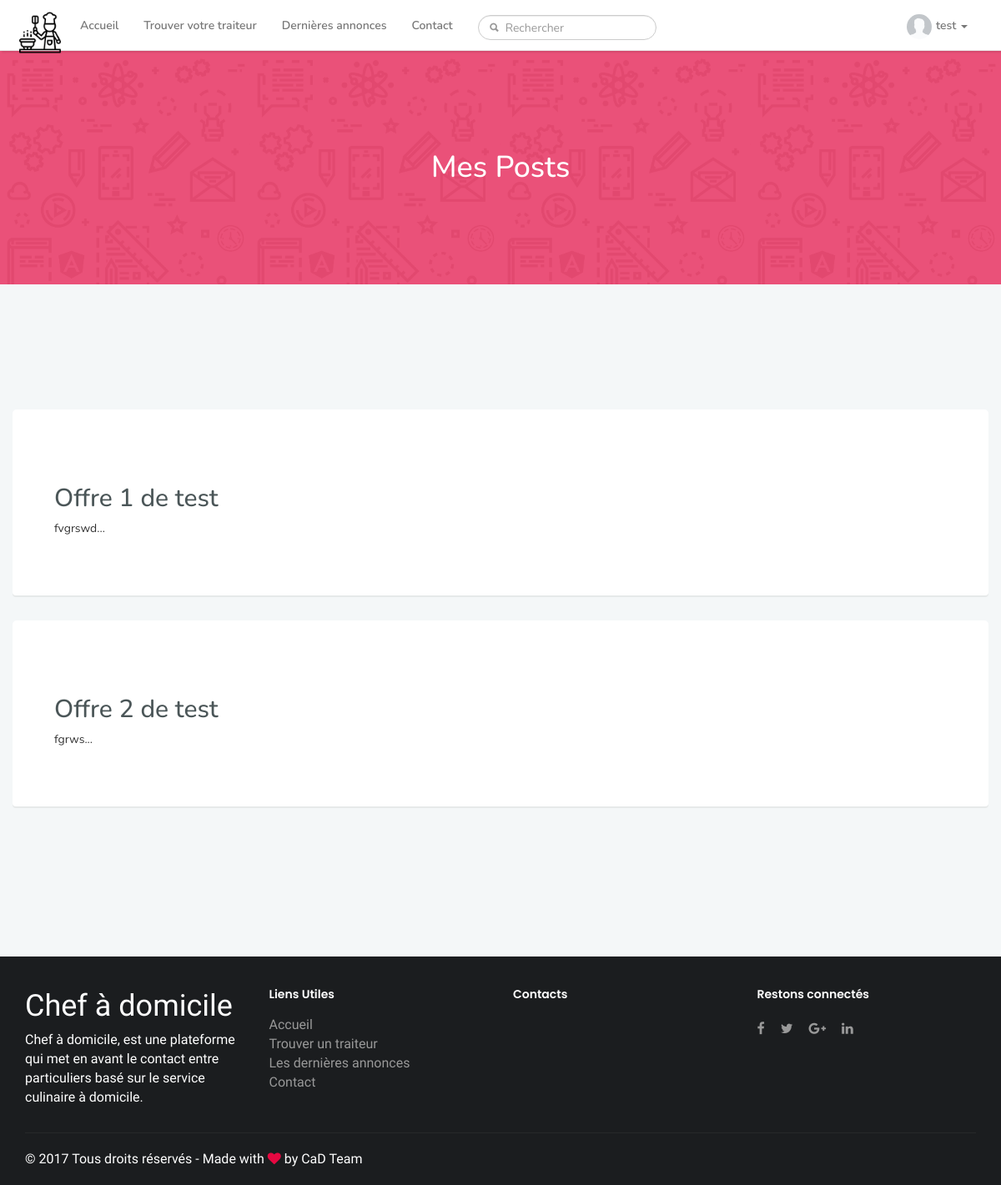
Page /posts.php?id=1 (signed in) on the committed database.
### tables this page shows
CREATE TABLE IF NOT EXISTS `users` (
  `id` int(11) NOT NULL AUTO_INCREMENT,
  `firstname` varchar(255) NOT NULL,
  `lastname` varchar(255) NOT NULL,
  `username` varchar(255) NOT NULL,
  `bio` varchar(255) DEFAULT NULL,
  `birthday` date DEFAULT NULL,
  `email` varchar(255) NOT NULL,
  `password` varchar(255) NOT NULL,
  `profile_picture` text NOT NULL,
  `level` int(1) DEFAULT NULL,
  `creation_date` datetime NOT NULL,
  `last_connection` datetime DEFAULT NULL,
  PRIMARY KEY (`id`)
);

CREATE TABLE IF NOT EXISTS `memo` (
  `id` int(11) NOT NULL AUTO_INCREMENT,
  `content` longtext NOT NULL,
  `pays` varchar(255) NOT NULL,
  `creation_date` datetime NOT NULL,
  `modification_date` datetime DEFAULT NULL,
  `id_user` int(11) NOT NULL,
  `title` varchar(255) NOT NULL,
  PRIMARY KEY (`id`)
);

### posts.php (the view, shortened to what this page needs)
<?php
require_once("includes/init.php");
require_once("includes/header.php");
function limit_words($string, $word_limit)
{
    $words = explode(" ",$string);
    return implode(" ",array_splice($words,0,$word_limit))."...";
}
if (isset($_GET['id'])) {
    $id_connected = $_SESSION['id'];
    if ($id_user = $id_connected) {
        $get_post = $dbh->prepare('SELECT * FROM memo WHERE memo.id_user = :id_user');
        $get_post->execute(
            array(
                'id_user' => $id_user
            )
        );
        $post = $get_post->fetchAll();
        ?>
        <div class="hr-title">
            <h1 class="page-title">Mes Posts</h1>
        </div>
        <div class="container standard">
            <div class="row">
                <?php if (count($post)>0) {
                    foreach ($post as $item) {
                        ?>
                        <div class="post">
                            <h2 class="title">
                                <a href="offre.php?id=<?= $item[0] ?>&profil=Y"><?= $item['title']; ?></a>
                            </h2>
                            <p class="content"><?= limit_words(strip_tags(htmlspecialchars_decode($item['content'])), 40); ?></p>
                        </div>
                        <?php
                    }
                }
                ?>
            </div>
        </div>
        <?php
    } else {
        header("Location: index.php");
    }
} else {
    header("Location: index.php");
}
require_once("includes/footer.php");
?>

### includes/header.php (shortened to what this page needs)
<!DOCTYPE html>
<html lang="en">
<head>
    <link rel="stylesheet" href="https://maxcdn.bootstrapcdn.com/font-awesome/4.7.0/css/font-awesome.min.css">
    <link rel="stylesheet" href="https://maxcdn.bootstrapcdn.com/bootstrap/3.3.7/css/bootstrap.min.css">
    <link rel="stylesheet" href="assets/css/main.css">
    <link rel="stylesheet" href="assets/font_icons/icon_sets.css">
    <link rel="stylesheet" href="jVectorMap/jquery-jvectormap-2.0.3.css" type="text/css" media="screen"/>
</head>
<body class="colored">
<main class="main">
    <nav class="navbar navbar-default navbar-custom navbar-static-top">
        <div class="container">
            <a class="navbar-brand" href="index.php"><img src="assets/icons/people.png" style="width: 50px;"></a>
            <div id="navbar" class="navbar-collapse collapse">
                <ul class="nav navbar-nav">
                    <li><a href="index.php">Accueil</a></li>
                    <li><a href="carte.php">Trouver votre traiteur</a></li>
                    <li><a href="latest_posts.php">Dernières annonces</a></li>
                    <li><a href="contact.php">Contact</a></li>
                    <li class="search-nav">
                        <div class="navbar-form navbar-left" role="search">
                            <div class="input-group">
                                <input id="search-input" type="text" class="form-control search-form" name="search-input" placeholder="Rechercher">
                            </div>
                        </div>
                    </li>
                </ul>
                <?php
                if (isset($_SESSION) && isset($_SESSION['connected'])) :
                    $req = $dbh->query("select * FROM users WHERE id = '".$_SESSION["id"]."'");
                    $data = $req->fetch();
                    $user_image = $data['profile_picture'];
                    ?>
                    <ul class="nav navbar-nav navbar-right">
                        <li class="dropdown">
                            <a href="#" class="dropdown-toggle" data-toggle="dropdown" role="button" aria-haspopup="true" aria-expanded="false"><img src="<?= $user_image;?>" class="avatar-icon img-circle"><?=$data['username'];?>
                                <span class="caret"></span></a>
                        </li>
                    </ul>
                <?php endif;?>
            </div>
        </div>
    </nav>

### assets/css/main.css (style rules this page uses)
body { font-family: 'Nunito', sans-serif; }
body.colored { background: #f4f7f8; }
main.main { font-size: 14px; }
.navbar-custom { background: #fff; box-shadow: 2px 2px 2px rgba(0,0,0,0.1); }
.navbar-brand { padding: 8px; }
.nav.navbar-nav.navbar-right li { padding-right: 10px; }
.avatar-icon { height: 30px; width: 30px; margin-bottom: -10px; margin-top: -10px; margin-right: 5px; }
.navbar { margin-bottom: 0px; padding-top: 6px; }
.form-control.search-form { height: 30px !important; padding: 6px 12px; border-radius: 4px !important; font-size: 14px !important; }
.form-control { height: 40px !important; padding: 6px 12px; border-radius: 4px !important; font-size: 14px !important; }
nav a { font-weight: 600; }
.navbar-form .form-group, .navbar-form .input-group { padding: 4px 0; }
.navbar-collapse { overflow: hidden; }
.container.standard { margin-top: 150px; margin-bottom: 150px; }
.post { background: #fff; padding:40px 50px; box-shadow: 0 2px 0 rgba(0,0,0,0.06); border-radius: 5px 5px 4px 4px; margin-bottom: 30px !important; }
.post h2 { margin-top: 50px; }
.post .content { margin-bottom: 30px; }
h2.title a { color: #4b5658; }
input.form-control.search-form { border-radius: 50px !important; }
.form-group, .input-group { margin-bottom: 15px; width: 100%; }
.search-nav .navbar-form.navbar-left .input-group { margin-bottom: 0; width: 100%; }
.search-nav .navbar-form.navbar-left input.form-control { padding: 0 10px 0 32px; }
.hr-title { background-image: url(../images/test.png); text-align: center; margin: 0 auto; width: 100%; background-repeat: repeat; position: relative; background-size: 300px; z-index: 2; }
.hr-title h1.page-title { color: #fff; z-index: 10; margin: 0 auto; padding: 0 15px; position: relative; z-index: 10; }
.hr-title:before { content: " "; position: absolute; top: 0; right: 0; bottom: 0; left: 0; background: rgba(231, 8, 65, 0.69); }
@media (min-width: 769px) { div.hr-title { padding: 120px 0 !important; } }
@media (min-width: 769px) { .hr-title h1.page-title { width: 65%; } }

### rows in the picture
users: profile_picture (placeholder picture), username "test"
memo: title "Offre 1 de test", content "fvgrswd..."
memo: title "Offre 2 de test", content "fgrws..."
